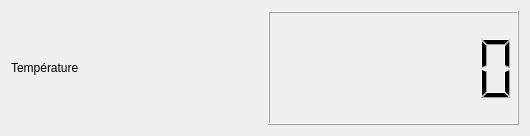
<?xml version="1.0" encoding="UTF-8"?>
<ui version="4.0">
 <class>Arduino</class>
 <widget class="QDialog" name="Arduino">
  <property name="geometry">
   <rect>
    <x>0</x>
    <y>0</y>
    <width>530</width>
    <height>136</height>
   </rect>
  </property>
  <property name="windowTitle">
   <string>Dialog</string>
  </property>
  <layout class="QGridLayout" name="gridLayout">
   <item row="0" column="0">
    <layout class="QHBoxLayout" name="horizontalLayout">
     <item>
      <widget class="QLabel" name="temperature">
       <property name="text">
        <string>Température</string>
       </property>
      </widget>
     </item>
     <item>
      <widget class="QLCDNumber" name="lcdNumber">
       <property name="digitCount">
        <number>7</number>
       </property>
      </widget>
     </item>
    </layout>
   </item>
  </layout>
 </widget>
 <resources/>
 <connections/>
</ui>
